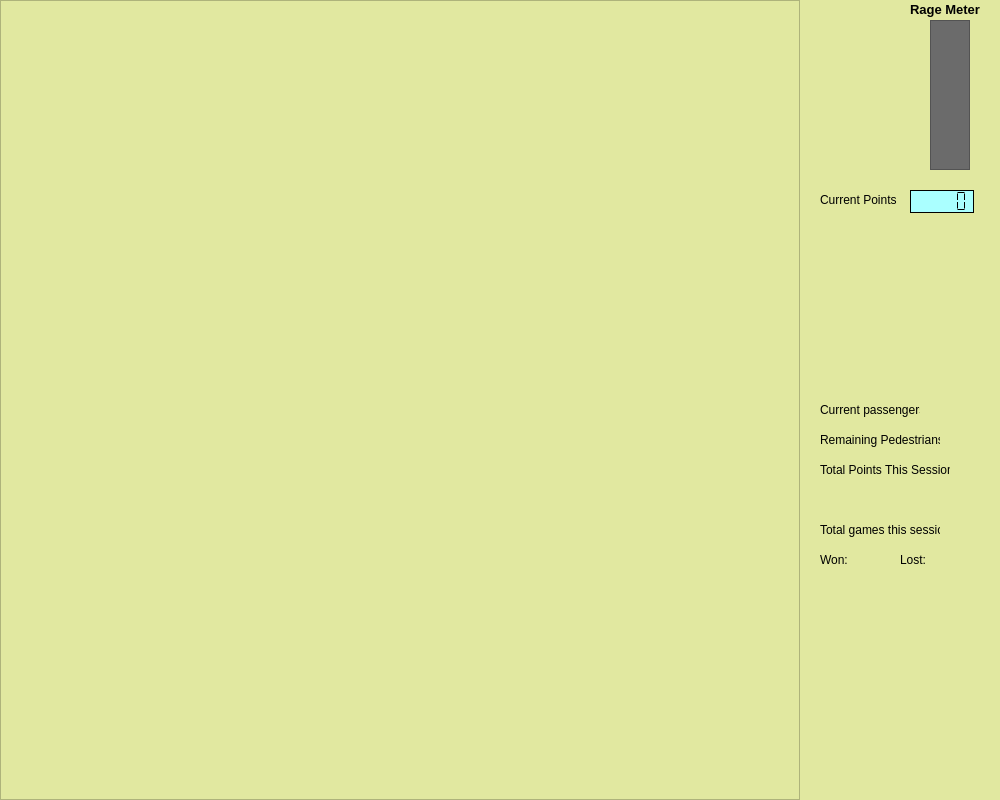
<?xml version="1.0" encoding="UTF-8"?>
<ui version="4.0">
 <class>MainWindow</class>
 <widget class="QMainWindow" name="MainWindow">
  <property name="geometry">
   <rect>
    <x>0</x>
    <y>0</y>
    <width>1000</width>
    <height>800</height>
   </rect>
  </property>
  <property name="windowTitle">
   <string>Genocidal Nysseman</string>
  </property>
  <property name="styleSheet">
   <string notr="true">background-color: rgb(225,232,160);</string>
  </property>
  <widget class="QWidget" name="centralwidget">
   <widget class="QLabel" name="backgroundLabel">
    <property name="geometry">
     <rect>
      <x>0</x>
      <y>0</y>
      <width>500</width>
      <height>500</height>
     </rect>
    </property>
    <property name="text">
     <string/>
    </property>
   </widget>
   <widget class="QGraphicsView" name="MapView">
    <property name="geometry">
     <rect>
      <x>0</x>
      <y>0</y>
      <width>800</width>
      <height>800</height>
     </rect>
    </property>
   </widget>
   <widget class="QLabel" name="xlabel">
    <property name="geometry">
     <rect>
      <x>840</x>
      <y>270</y>
      <width>50</width>
      <height>20</height>
     </rect>
    </property>
    <property name="text">
     <string/>
    </property>
   </widget>
   <widget class="QLabel" name="ylabel">
    <property name="geometry">
     <rect>
      <x>920</x>
      <y>270</y>
      <width>50</width>
      <height>20</height>
     </rect>
    </property>
    <property name="text">
     <string/>
    </property>
   </widget>
   <widget class="QLabel" name="currentPointLabel">
    <property name="geometry">
     <rect>
      <x>820</x>
      <y>190</y>
      <width>80</width>
      <height>20</height>
     </rect>
    </property>
    <property name="styleSheet">
     <string notr="true">color: rgb(0, 0, 0);</string>
    </property>
    <property name="text">
     <string>Current Points</string>
    </property>
   </widget>
   <widget class="QLCDNumber" name="lcdPoints">
    <property name="geometry">
     <rect>
      <x>910</x>
      <y>190</y>
      <width>64</width>
      <height>23</height>
     </rect>
    </property>
    <property name="font">
     <font>
      <weight>50</weight>
      <bold>false</bold>
     </font>
    </property>
    <property name="styleSheet">
     <string notr="true">background-color: rgb(170, 255, 255);
color: rgb(0, 0, 0);
border-color: rgb(0, 0, 0);
border-width : 1.2px;
border-style:inset;</string>
    </property>
    <property name="smallDecimalPoint">
     <bool>false</bool>
    </property>
    <property name="segmentStyle">
     <enum>QLCDNumber::Flat</enum>
    </property>
   </widget>
   <widget class="QGraphicsView" name="rageMeter">
    <property name="geometry">
     <rect>
      <x>930</x>
      <y>20</y>
      <width>40</width>
      <height>150</height>
     </rect>
    </property>
    <property name="styleSheet">
     <string notr="true">background-color: rgb(107, 107, 107);</string>
    </property>
   </widget>
   <widget class="QLabel" name="rageLabel">
    <property name="geometry">
     <rect>
      <x>910</x>
      <y>0</y>
      <width>80</width>
      <height>20</height>
     </rect>
    </property>
    <property name="styleSheet">
     <string notr="true">color: rgb(0, 0, 0);</string>
    </property>
    <property name="text">
     <string>&lt;html&gt;&lt;head/&gt;&lt;body&gt;&lt;p&gt;&lt;span style=&quot; font-size:10pt; font-weight:600;&quot;&gt;Rage Meter&lt;/span&gt;&lt;/p&gt;&lt;/body&gt;&lt;/html&gt;</string>
    </property>
   </widget>
   <widget class="QLabel" name="infoLabel">
    <property name="geometry">
     <rect>
      <x>820</x>
      <y>230</y>
      <width>160</width>
      <height>160</height>
     </rect>
    </property>
    <property name="text">
     <string/>
    </property>
   </widget>
   <widget class="QLabel" name="passengerLabel">
    <property name="geometry">
     <rect>
      <x>820</x>
      <y>400</y>
      <width>100</width>
      <height>20</height>
     </rect>
    </property>
    <property name="styleSheet">
     <string notr="true">color: rgb(0, 0, 0);</string>
    </property>
    <property name="text">
     <string>Current passengers:</string>
    </property>
   </widget>
   <widget class="QLabel" name="pedestrialLabel">
    <property name="geometry">
     <rect>
      <x>820</x>
      <y>430</y>
      <width>120</width>
      <height>20</height>
     </rect>
    </property>
    <property name="styleSheet">
     <string notr="true">color: rgb(0, 0, 0);</string>
    </property>
    <property name="text">
     <string>Remaining Pedestrians:</string>
    </property>
   </widget>
   <widget class="QLabel" name="totalGameLabel">
    <property name="geometry">
     <rect>
      <x>820</x>
      <y>520</y>
      <width>120</width>
      <height>20</height>
     </rect>
    </property>
    <property name="styleSheet">
     <string notr="true">color: rgb(0, 0, 0);</string>
    </property>
    <property name="text">
     <string>Total games this session:</string>
    </property>
   </widget>
   <widget class="QLabel" name="pointLabel">
    <property name="geometry">
     <rect>
      <x>820</x>
      <y>460</y>
      <width>130</width>
      <height>20</height>
     </rect>
    </property>
    <property name="styleSheet">
     <string notr="true">color: rgb(0, 0, 0);</string>
    </property>
    <property name="text">
     <string>Total Points This Session:</string>
    </property>
   </widget>
   <widget class="QLabel" name="passengerValue">
    <property name="geometry">
     <rect>
      <x>940</x>
      <y>400</y>
      <width>50</width>
      <height>20</height>
     </rect>
    </property>
    <property name="styleSheet">
     <string notr="true">color: rgb(0, 0, 0);</string>
    </property>
    <property name="text">
     <string/>
    </property>
   </widget>
   <widget class="QLabel" name="pedestrianValue">
    <property name="geometry">
     <rect>
      <x>940</x>
      <y>430</y>
      <width>50</width>
      <height>20</height>
     </rect>
    </property>
    <property name="styleSheet">
     <string notr="true">color: rgb(0, 0, 0);</string>
    </property>
    <property name="text">
     <string/>
    </property>
   </widget>
   <widget class="QLabel" name="totalGameValue">
    <property name="geometry">
     <rect>
      <x>950</x>
      <y>520</y>
      <width>40</width>
      <height>20</height>
     </rect>
    </property>
    <property name="styleSheet">
     <string notr="true">color: rgb(0, 0, 0);</string>
    </property>
    <property name="text">
     <string/>
    </property>
   </widget>
   <widget class="QLabel" name="wonGameValue">
    <property name="geometry">
     <rect>
      <x>850</x>
      <y>550</y>
      <width>30</width>
      <height>20</height>
     </rect>
    </property>
    <property name="styleSheet">
     <string notr="true">color: rgb(0, 0, 0);</string>
    </property>
    <property name="text">
     <string/>
    </property>
   </widget>
   <widget class="QLabel" name="wonLabel">
    <property name="geometry">
     <rect>
      <x>820</x>
      <y>550</y>
      <width>30</width>
      <height>20</height>
     </rect>
    </property>
    <property name="styleSheet">
     <string notr="true">color: rgb(0, 0, 0);</string>
    </property>
    <property name="text">
     <string>Won:</string>
    </property>
   </widget>
   <widget class="QLabel" name="lostLabel">
    <property name="geometry">
     <rect>
      <x>900</x>
      <y>550</y>
      <width>30</width>
      <height>20</height>
     </rect>
    </property>
    <property name="styleSheet">
     <string notr="true">color: rgb(0, 0, 0);</string>
    </property>
    <property name="text">
     <string>Lost:</string>
    </property>
   </widget>
   <widget class="QLabel" name="lostGameValue">
    <property name="geometry">
     <rect>
      <x>930</x>
      <y>550</y>
      <width>30</width>
      <height>20</height>
     </rect>
    </property>
    <property name="styleSheet">
     <string notr="true">color: rgb(0, 0, 0);</string>
    </property>
    <property name="text">
     <string/>
    </property>
   </widget>
   <widget class="QLabel" name="totalPointValue">
    <property name="geometry">
     <rect>
      <x>820</x>
      <y>490</y>
      <width>160</width>
      <height>20</height>
     </rect>
    </property>
    <property name="styleSheet">
     <string notr="true">color: rgb(0, 0, 0);</string>
    </property>
    <property name="text">
     <string/>
    </property>
   </widget>
  </widget>
  <widget class="QMenuBar" name="menubar">
   <property name="geometry">
    <rect>
     <x>0</x>
     <y>0</y>
     <width>1000</width>
     <height>20</height>
    </rect>
   </property>
  </widget>
 </widget>
 <resources/>
 <connections/>
</ui>
